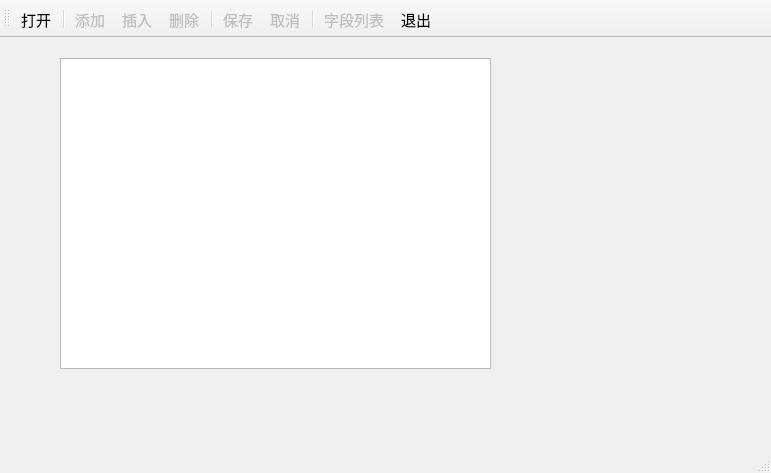
<?xml version="1.0" encoding="UTF-8"?>
<ui version="4.0">
 <class>MainWindow</class>
 <widget class="QMainWindow" name="MainWindow">
  <property name="geometry">
   <rect>
    <x>0</x>
    <y>0</y>
    <width>771</width>
    <height>473</height>
   </rect>
  </property>
  <property name="font">
   <font>
    <pointsize>11</pointsize>
   </font>
  </property>
  <property name="windowTitle">
   <string>QSqlRelationalTableModel 的使用</string>
  </property>
  <widget class="QWidget" name="centralWidget">
   <widget class="QTableView" name="tableView">
    <property name="geometry">
     <rect>
      <x>60</x>
      <y>20</y>
      <width>431</width>
      <height>311</height>
     </rect>
    </property>
    <property name="editTriggers">
     <set>QAbstractItemView::AnyKeyPressed|QAbstractItemView::DoubleClicked|QAbstractItemView::EditKeyPressed|QAbstractItemView::SelectedClicked</set>
    </property>
   </widget>
  </widget>
  <widget class="QMenuBar" name="menuBar">
   <property name="geometry">
    <rect>
     <x>0</x>
     <y>0</y>
     <width>771</width>
     <height>23</height>
    </rect>
   </property>
  </widget>
  <widget class="QStatusBar" name="statusBar"/>
  <widget class="QToolBar" name="mainToolBar">
   <property name="toolButtonStyle">
    <enum>Qt::ToolButtonTextUnderIcon</enum>
   </property>
   <attribute name="toolBarArea">
    <enum>TopToolBarArea</enum>
   </attribute>
   <attribute name="toolBarBreak">
    <bool>false</bool>
   </attribute>
   <addaction name="actOpenDB"/>
   <addaction name="separator"/>
   <addaction name="actRecAppend"/>
   <addaction name="actRecInsert"/>
   <addaction name="actRecDelete"/>
   <addaction name="separator"/>
   <addaction name="actSubmit"/>
   <addaction name="actRevert"/>
   <addaction name="separator"/>
   <addaction name="actFields"/>
   <addaction name="actQuit"/>
  </widget>
  <action name="actOpenDB">
   <property name="icon">
    <iconset resource="res.qrc">
     <normaloff>:/images/images/open3.bmp</normaloff>:/images/images/open3.bmp</iconset>
   </property>
   <property name="text">
    <string>打开</string>
   </property>
   <property name="toolTip">
    <string>打开数据库</string>
   </property>
  </action>
  <action name="actQuit">
   <property name="icon">
    <iconset resource="res.qrc">
     <normaloff>:/images/images/exit.bmp</normaloff>:/images/images/exit.bmp</iconset>
   </property>
   <property name="text">
    <string>退出</string>
   </property>
   <property name="toolTip">
    <string>退出</string>
   </property>
  </action>
  <action name="actRecAppend">
   <property name="enabled">
    <bool>false</bool>
   </property>
   <property name="icon">
    <iconset resource="res.qrc">
     <normaloff>:/images/images/316.bmp</normaloff>:/images/images/316.bmp</iconset>
   </property>
   <property name="text">
    <string>添加</string>
   </property>
   <property name="toolTip">
    <string>添加记录</string>
   </property>
  </action>
  <action name="actRecInsert">
   <property name="enabled">
    <bool>false</bool>
   </property>
   <property name="icon">
    <iconset resource="res.qrc">
     <normaloff>:/images/images/306.bmp</normaloff>:/images/images/306.bmp</iconset>
   </property>
   <property name="text">
    <string>插入</string>
   </property>
   <property name="toolTip">
    <string>插入记录</string>
   </property>
  </action>
  <action name="actSubmit">
   <property name="enabled">
    <bool>false</bool>
   </property>
   <property name="icon">
    <iconset resource="res.qrc">
     <normaloff>:/images/images/save1.bmp</normaloff>:/images/images/save1.bmp</iconset>
   </property>
   <property name="text">
    <string>保存</string>
   </property>
   <property name="toolTip">
    <string>保存修改</string>
   </property>
  </action>
  <action name="actRevert">
   <property name="enabled">
    <bool>false</bool>
   </property>
   <property name="icon">
    <iconset resource="res.qrc">
     <normaloff>:/images/images/ubdo.bmp</normaloff>:/images/images/ubdo.bmp</iconset>
   </property>
   <property name="text">
    <string>取消</string>
   </property>
   <property name="toolTip">
    <string>取消修改</string>
   </property>
  </action>
  <action name="actRecDelete">
   <property name="enabled">
    <bool>false</bool>
   </property>
   <property name="icon">
    <iconset resource="res.qrc">
     <normaloff>:/images/images/delete1.bmp</normaloff>:/images/images/delete1.bmp</iconset>
   </property>
   <property name="text">
    <string>删除</string>
   </property>
   <property name="toolTip">
    <string>删除记录</string>
   </property>
  </action>
  <action name="actFields">
   <property name="enabled">
    <bool>false</bool>
   </property>
   <property name="icon">
    <iconset resource="res.qrc">
     <normaloff>:/images/images/124.bmp</normaloff>:/images/images/124.bmp</iconset>
   </property>
   <property name="text">
    <string>字段列表</string>
   </property>
   <property name="toolTip">
    <string>字段列表</string>
   </property>
  </action>
 </widget>
 <layoutdefault spacing="6" margin="11"/>
 <resources>
  <include location="res.qrc"/>
 </resources>
 <connections>
  <connection>
   <sender>actQuit</sender>
   <signal>triggered()</signal>
   <receiver>MainWindow</receiver>
   <slot>close()</slot>
   <hints>
    <hint type="sourcelabel">
     <x>-1</x>
     <y>-1</y>
    </hint>
    <hint type="destinationlabel">
     <x>274</x>
     <y>184</y>
    </hint>
   </hints>
  </connection>
 </connections>
</ui>
